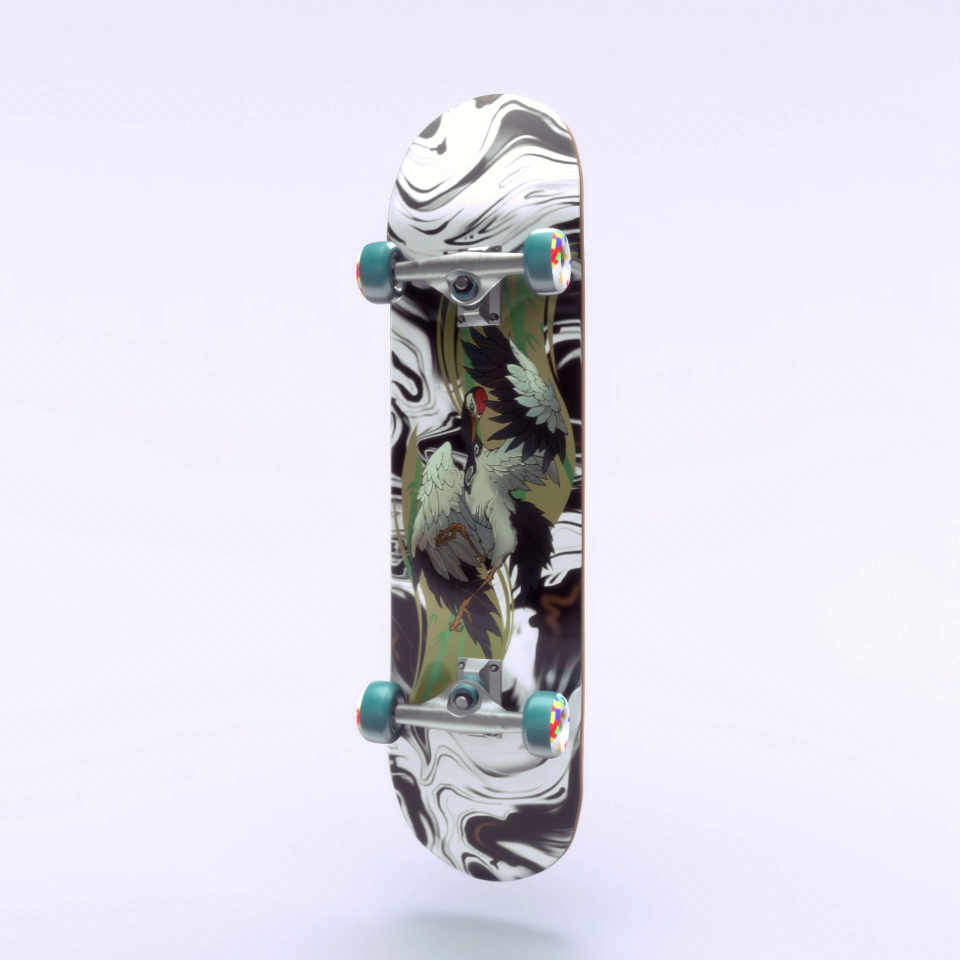
#> input picture 1.png, 1920 x 1920 px (shown at 1/2 size)
$ jupyter execute comp.ipynb   (shell and % lines are left out)
#> lines starting #> are read from the running program, lines starting #| are printed output that depends on the picture; long printed decimals are rounded
## Box фильтр

[cell 1]
import cv2
import matplotlib.pyplot as plt
import math
import copy
import numpy as np

[cell 2]
img = cv2.imread("1.png")
#> img is the input picture: shape (1920, 1920, 3); mean B, G, R 231.2, 221.3, 223.1
rgb_img = cv2.cvtColor(img,cv2.COLOR_BGR2RGB)
plt.figure(figsize=(10,10))
plt.imshow(rgb_img)
plt.show()

[cell 3]
box = cv2.boxFilter(rgb_img,-1,(5,5),normalize=True)
plt.figure(figsize=(10,10))
plt.imshow(box)
plt.show()

## Оценка времени выполнения

[cell 4]

box = cv2.boxFilter(rgb_img,-1,(5,5),normalize=True)

Сложность выполнения алгоритма:
$O$($N$$r$)

$N$ - Количество пикселей изображения.

$r$ - радиус Box фильтра.

## Оценка зависимости времени выполнения от размера Box фильтра.

[cell 5]
from time import perf_counter

runtime = []
ksize = [2, 4, 8, 16, 32, 64]
img = cv2.imread("1.png")

rgb_img = cv2.cvtColor(img,cv2.COLOR_BGR2RGB)
plt.figure(figsize=(10,10))
plt.imshow (rgb_img)

fig = plt.figure(figsize=(10, 10))


for idx, size in enumerate(ksize):
    start_time = perf_counter()
    box_filtred = cv2.boxFilter(rgb_img,-1,(size,size),normalize=True)
    runtime.append(perf_counter() - start_time)
    fig.add_subplot(3, 3, idx + 1)
    plt.title(f"size {size}x{size}")
    plt.imshow(box_filtred)
#> after the loop, runtime = [0.196, 0.189, 0.182, 0.0115, 0.0147, 0.0151]

print(runtime)
#| [0.1958, 0.1888, 0.1824, 0.01153, 0.01468, 0.01515]
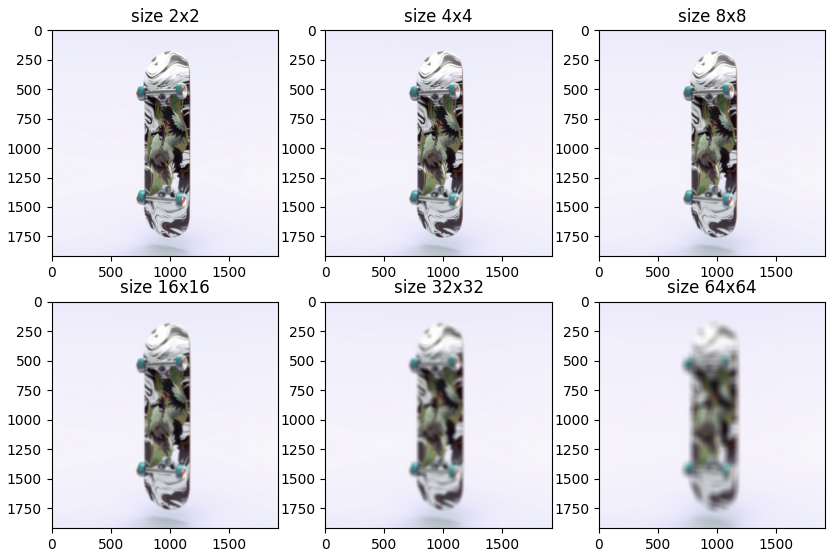
#> figure drawn by matplotlib, 6 panels

[cell 6]
fig2 = plt.figure(figsize=(13,13))
plt.plot(ksize, runtime)
plt.ylabel('Running time', fontsize=14)
plt.xlabel('Kernel size', fontsize=14)
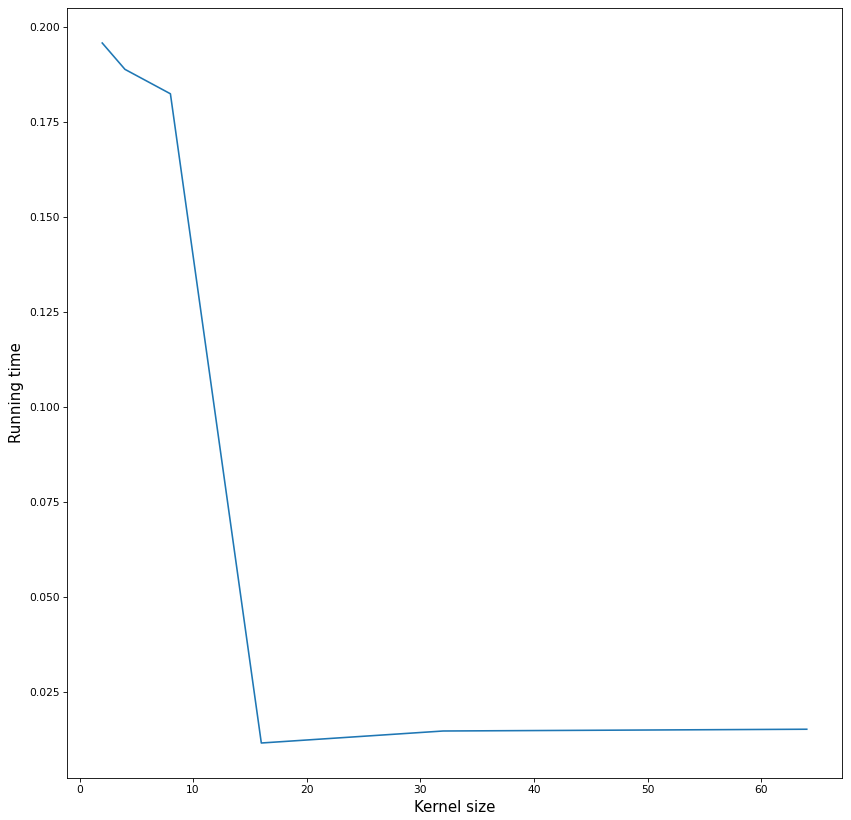
#> figure drawn by matplotlib, 1 panel

## Сравнение с Гауссовский фильтрацией

[cell 7]
box = cv2.boxFilter(rgb_img,-1,(15,15),normalize=True)

plt.figure(figsize=(10,10))
plt.imshow(box)

plt.show()

[cell 8]
for i in range(50000):
    temp_x = np.random.randint(0, rgb_img.shape[0])
    temp_y = np.random.randint(0, rgb_img.shape[1])
    rgb_img[temp_x][temp_y] = 255
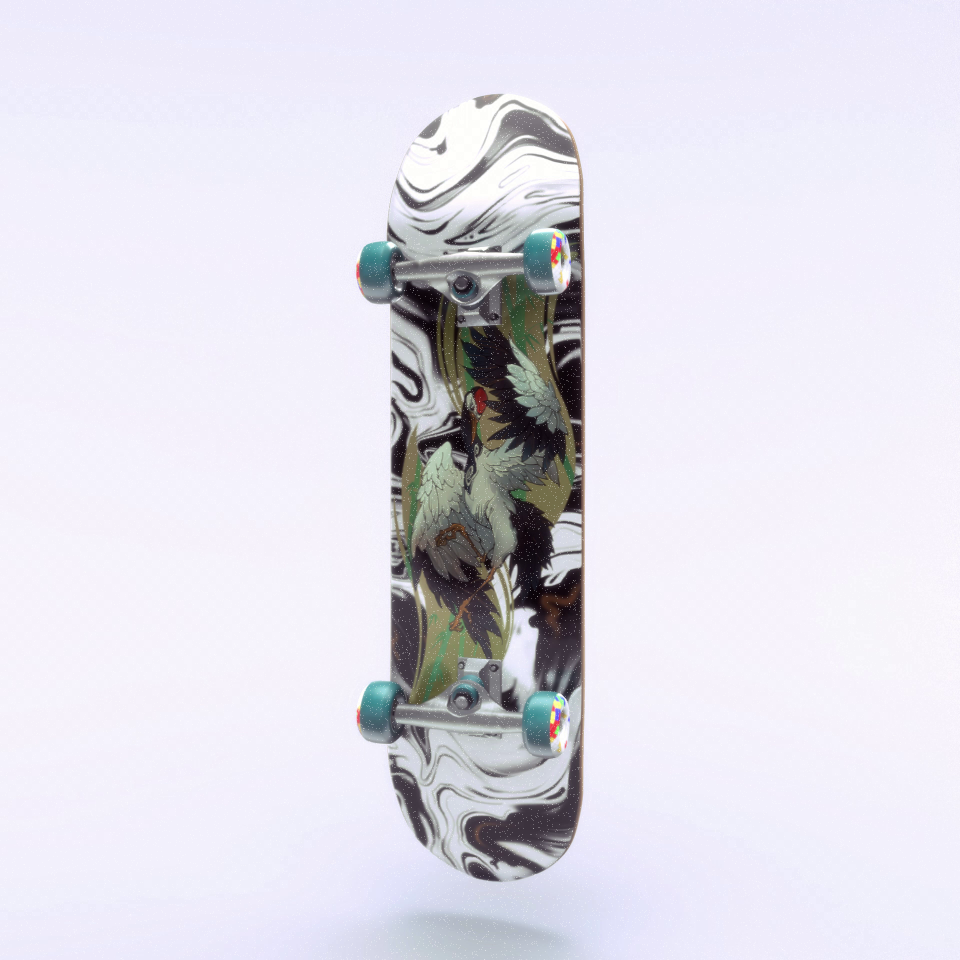
#> rgb_img: shape (1920, 1920, 3) (shown at 1/2 size); mean R, G, B 223.6, 221.8, 231.6

plt.figure(figsize=(10,10))
plt.imshow(rgb_img)

gauss = cv2.GaussianBlur(rgb_img,(15,15),0)
plt.figure(figsize=(10,10))
plt.imshow(gauss)


plt.show()
